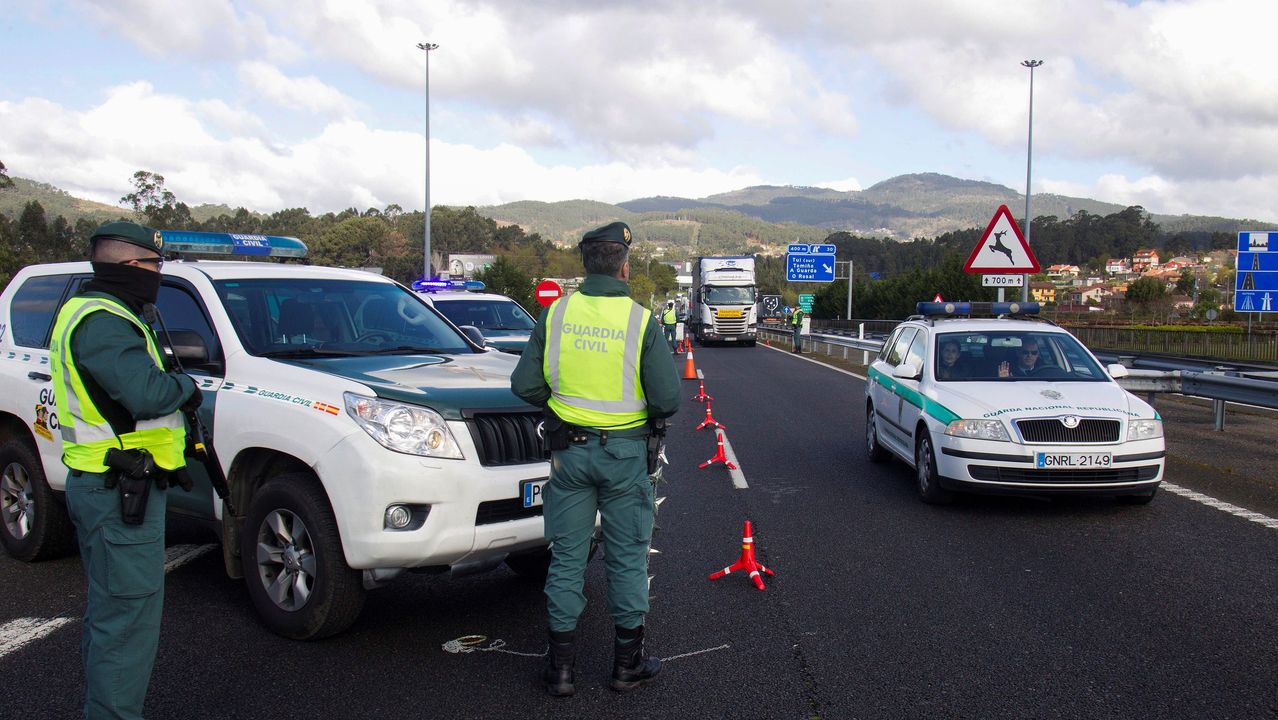
#> input picture Detector_personas_vs_objetos/img1.jpg, 1278 x 720 px
$ python main.py
#> lines starting #> are read from the running program, lines starting #| are printed output that depends on the picture; after the words box and inside, x2 and y2 are one past the last pixel; in counts of white or black regions, pixels touching at a corner belong together
import cv2

# Source data
img_file = "img1.jpg"

# create an openCV image
img = cv2.imread(img_file)
#> img is the input picture: shape (720, 1278, 3); mean B, G, R 124.8, 120.4, 117.2

# pre trained Car and Pedestrian classifiers
car_classifier = 'cars.xml'
pedestrian_classifier = 'pedestrian.xml'

# convert color image to grey image
gray_img = cv2.cvtColor(img, cv2.COLOR_BGR2GRAY)
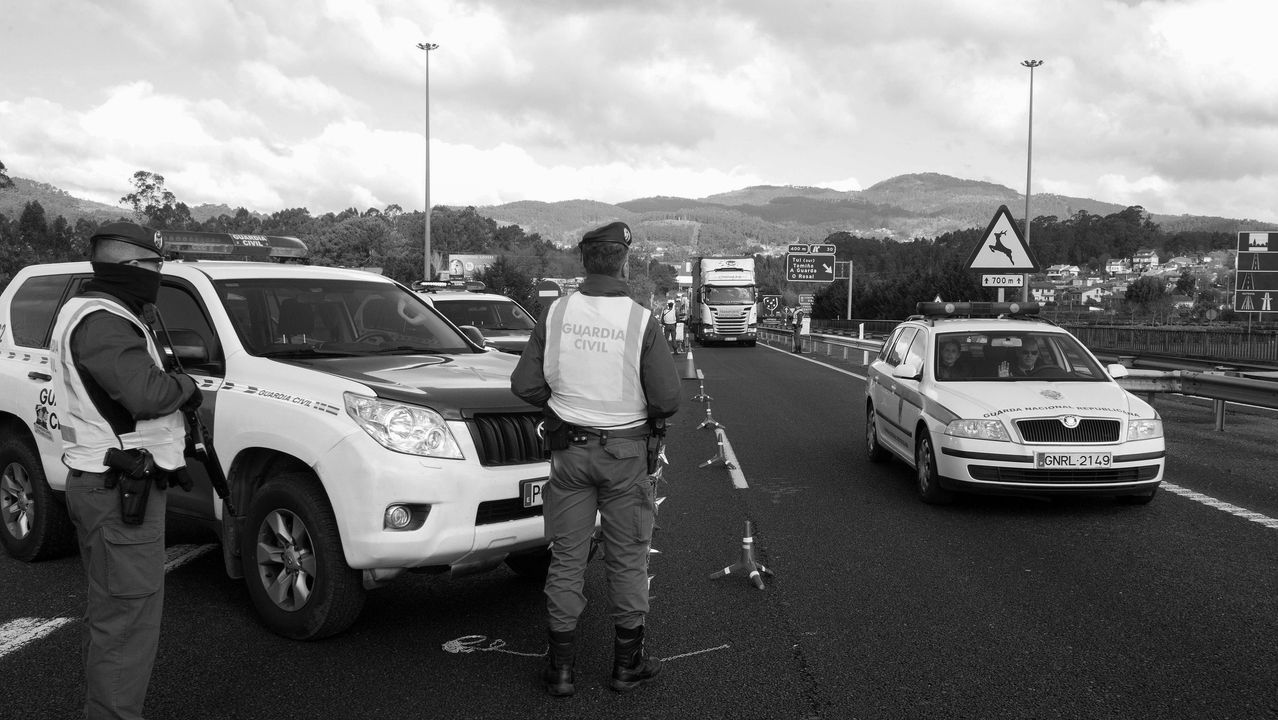
#> gray_img: shape (720, 1278); min 0, max 255, mean 120

# create trackers using classifiers using OpenCV
car_tracker = cv2.CascadeClassifier(car_classifier)
pedestrian_tracker = cv2.CascadeClassifier(pedestrian_classifier)

# detect cars
cars = car_tracker.detectMultiScale(gray_img)
#> cars = [[1069, 347, 50, 50], [260, 220, 63, 63], [681, 283, 94, 94], [998, 336, 152, 152]]
pedestrian = pedestrian_tracker.detectMultiScale(gray_img)
#> pedestrian = 32 rows, first 6: [427, 200, 33, 93], [1055, 314, 25, 72], [466, 386, 25, 72], [909, 399, 27, 78], [232, 449, 48, 137], [259, 536, 28, 79]

# display the coordinates of different cars - multi dimensional array
print(cars)
#| [[1069  347   50   50]
#|  [ 260  220   63   63]
#|  [ 681  283   94   94]
#|  [ 998  336  152  152]]
print(pedestrian)
#> (printed output is left out)

# draw rectangle around the cars
for (x,y,w,h) in cars:
    cv2.rectangle(img, (x,y), (x+w, y+h), (0,255,0), 2)
    cv2.putText(img, 'Car', (x, y - 10), cv2.FONT_HERSHEY_SIMPLEX, 0.7, (0, 255, 0), 2)
#> this loop made 4 passes
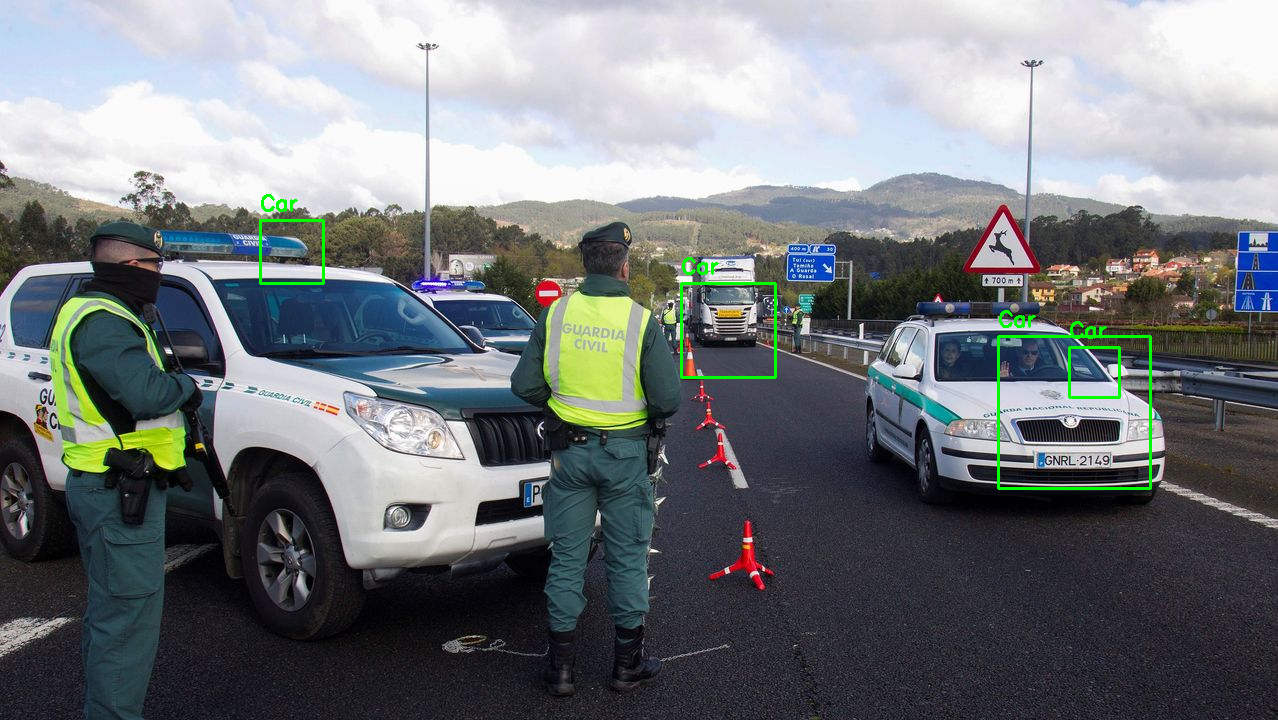
#> img: shape (720, 1278, 3); 0.57% of pixels changed, all inside (x1, y1, x2, y2) = (259, 194, 1152, 490)

# draw rectangle around the pedestrian
for (x,y,w,h) in pedestrian:
    cv2.rectangle(img, (x,y), (x+w, y+h), (0,0,255), 2)
    cv2.putText(img, 'Human', (x, y - 10), cv2.FONT_HERSHEY_SIMPLEX, 0.7, (0, 0, 255), 2)
#> this loop made 32 passes
#> (x, y, w, h) on passes 1 to 12: (427, 200, 33, 93), (1055, 314, 25, 72), (466, 386, 25, 72), (909, 399, 27, 78), (232, 449, 48, 137), (259, 536, 28, 79), (986, 152, 36, 102), (490, 47, 42, 119), (959, 161, 44, 125), (1115, 227, 51, 144), (797, 227, 62, 176), (216, 255, 46, 131)
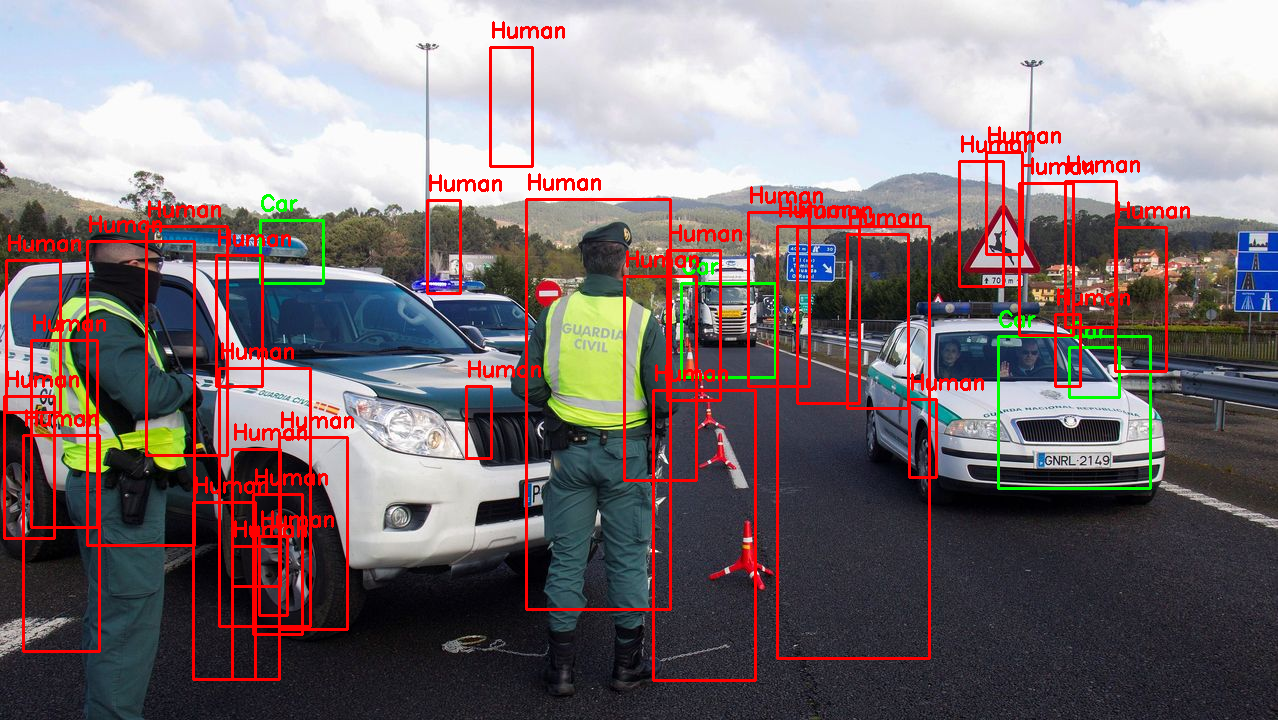
#> img: shape (720, 1278, 3); 6.32% of pixels changed, all inside (x1, y1, x2, y2) = (3, 21, 1190, 682)

# Finally display the image with the markings
cv2.imshow('my detection',img)

# wait for the keystroke to exit
cv2.waitKey()


print("I'm done")
